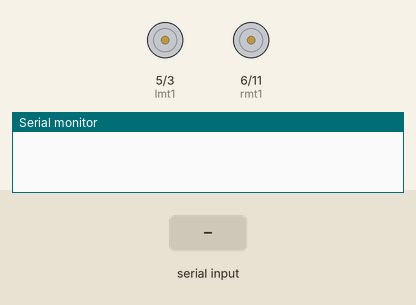
This sketch was run on a simulated Arduino Uno, built with avr-gcc and run on an emulated ATmega328P. Shown: motor-driver pin pairs drawn as motors (green arrow = first pin HIGH = forward, orange = second pin HIGH = backward, longer = more drive), the last lines printed to the serial monitor. Inputs (shaded band) come from the test bench.

Above: at 1.2 s.
1.3 s: "W" received over Serial
At 2.0 s:
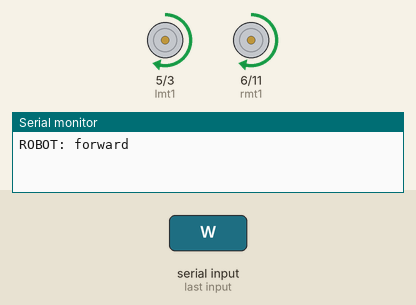
2.8 s: "A" received over Serial
At 3.2 s:
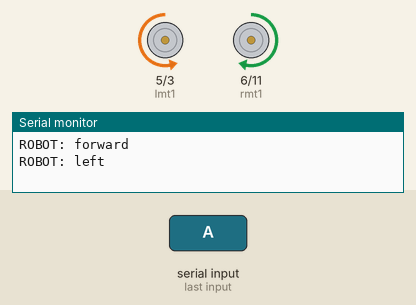
4.3 s: "D" received over Serial
At 5.5 s:
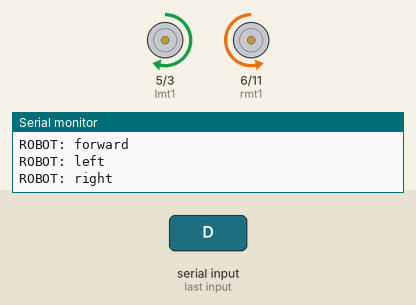
5.8 s: "S" received over Serial
At 6.6 s:
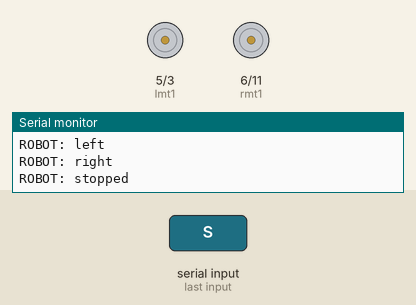
Timing chart, 0 to 8.3 s (numbered marks = the images above; inputs shaded):
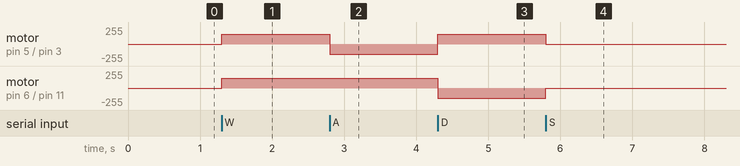

The sketch:

Computer_controlling.ino
```cpp
int lmt1=5;
int lmt2=3;
int rmt1=6;
int rmt2=11;
int keyboard;
void setup() {
  Serial.begin(9600);
}

void loop() {
  keyboard = Serial.read();
  if(keyboard=='W')
  {
    forward();
    Serial.println("ROBOT: forward");
  }
  if(keyboard=='A')
  {
    left();
    Serial.println("ROBOT: left");
  }
  if(keyboard=='D')
  {
    right();
    Serial.println("ROBOT: right");
  }
  if(keyboard=='S')
  {
    stp();
    Serial.println("ROBOT: stopped");
  }

}
void forward()
 {
  analogWrite(lmt1,150);
  analogWrite(lmt2,0);
  analogWrite(rmt1,150);
  analogWrite(rmt2,0);
 }
 void left()
  {
  analogWrite(lmt1,0);
  analogWrite(lmt2,150);
  analogWrite(rmt1,150);
  analogWrite(rmt2,0);
  }
  void right()
  {
  analogWrite(lmt1,150);
  analogWrite(lmt2,0);
  analogWrite(rmt1,0);
  analogWrite(rmt2,150);
  }
  void stp()
  {
  analogWrite(lmt1,0);
  analogWrite(lmt2,0);
  analogWrite(rmt1,0);
  analogWrite(rmt2,0);
  }
```

Measured:
- after the input at 1.3 s, motor on pin 5 (lmt1) / pin 3 (lmt2), motor on pin 6 (rmt1) / pin 11 (rmt2): stopped → forward 150/255 at once
- after the input at 2.8 s, motor on pin 5 (lmt1) / pin 3 (lmt2): forward 150/255 → backward 150/255 at once
- after the input at 4.3 s, motor on pin 5 (lmt1) / pin 3 (lmt2): backward 150/255 → forward 150/255 at once; motor on pin 6 (rmt1) / pin 11 (rmt2): forward 150/255 → backward 150/255 at once
- after the input at 5.8 s, motor on pin 5 (lmt1) / pin 3 (lmt2): forward 150/255 → stopped at once; motor on pin 6 (rmt1) / pin 11 (rmt2): backward 150/255 → stopped at once
